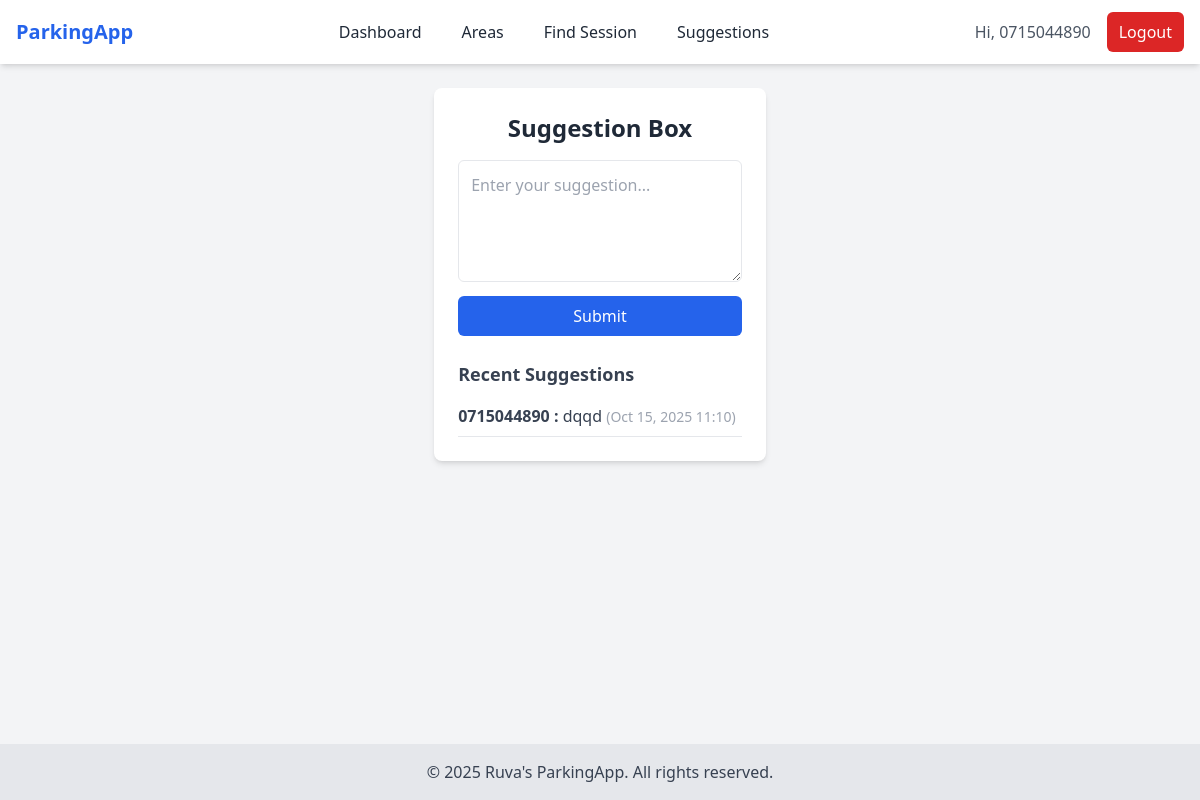
/suggestions/ (signed in), run on the app's committed database.
### parking/models.py (models this page shows, shortened)
class UserProfile(models.Model):
    phone_number = models.CharField(max_length=20, unique=True)
    name = models.CharField(max_length=100, blank=True, null=True)
    created_at = models.DateTimeField(auto_now_add=True)

class Suggestions(models.Model):
    user = models.ForeignKey(UserProfile, on_delete=models.SET_NULL, null=True, blank=True, related_name='suggestions')
    message = models.TextField()
    submitted_at = models.DateTimeField(auto_now_add=True)
    class Meta:
        verbose_name = "Suggestion"
        verbose_name_plural = "Suggestions"
        ordering = ['-submitted_at']

### parking/views.py (the view, shortened to what this page needs)
# urls.py: path('suggestions/', views.suggestion_box, name='suggestion_box'),
@login_required_phone
def suggestion_box(request):
    user_obj = None
    user_id = request.session.get('user_id')
    if user_id:
        try:
            user_obj = UserProfile.objects.get(pk=user_id)
        except UserProfile.DoesNotExist:
            request.session.flush()
    suggestions = Suggestions.objects.all()[:10]  # show latest 10 suggestions
    return render(request, 'parking/suggestion_box.html', {
        'suggestions': suggestions,
        'user_obj': user_obj,
    })

### parking/context_processors.py (called while the page is built)
def current_user(request):
    user_obj = None
    user_id = request.session.get('user_id')
    if user_id:
        try:
            user_obj = UserProfile.objects.get(pk=user_id)
        except UserProfile.DoesNotExist:
            request.session.flush()
    return {'user_obj': user_obj}

### templates/parking/suggestion_box.html (shortened to what this page needs)
{% extends "base.html" %}
{% block content %}
<div class="max-w-lg mx-auto bg-white p-6 rounded-lg shadow-md">
    <h1 class="text-2xl font-bold mb-4 text-gray-800 text-center">Suggestion Box</h1>
    <form method="POST" class="mb-6">
        <textarea name="message" rows="4" placeholder="Enter your suggestion..."
            class="w-full p-3 border rounded-md focus:outline-none focus:ring-2 focus:ring-blue-500 mb-2"></textarea>
        <button type="submit"
            class="w-full bg-blue-600 text-white py-2 rounded-md hover:bg-blue-700 transition">
            Submit
        </button>
    </form>
    <h2 class="text-lg font-semibold mb-2 text-gray-700">Recent Suggestions</h2>
    <ul>
        {% for s in suggestions %}
            <li class="border-b py-2 text-gray-700">
                <span class="font-semibold">
                    {% if s.user %}
                        {{ s.user.phone_number }}
                    {% else %}
                        Anonymous
                    {% endif %}
                    :
                </span>
                {{ s.message }}
                <span class="text-gray-400 text-sm">({{ s.submitted_at|date:"M d, Y H:i" }})</span>
            </li>
        {% empty %}
            <li>No suggestions yet.</li>
        {% endfor %}
    </ul>
</div>
{% endblock %}

### templates/base.html (shortened to what this page needs)
<!DOCTYPE html>
<html lang="en">
<head>
    <script src="https://cdn.tailwindcss.com"></script>
</head>
<body class="bg-gray-100 text-gray-800 flex flex-col min-h-screen">
<nav class="bg-white shadow-md">
    <div class="max-w-7xl mx-auto px-4">
        <div class="flex justify-between h-16 items-center">
            <div class="flex-shrink-0">
                <a href="{% url 'index' %}" class="text-xl font-bold text-blue-600">ParkingApp</a>
            </div>
            <div class="hidden md:flex space-x-4 items-center">
                <a href="{% url 'index' %}" class="px-3 py-2 rounded-md hover:bg-gray-200">Dashboard</a>
                <a href="{% url 'parking_area_list' %}" class="px-3 py-2 rounded-md hover:bg-gray-200">Areas</a>
                <a href="{% url 'find_by_phone' %}" class="px-3 py-2 rounded-md hover:bg-gray-200">Find Session</a>
                <a href="{% url 'suggestion_box' %}" class="px-3 py-2 rounded-md hover:bg-gray-200">Suggestions</a>
            </div>
            <div class="flex items-center space-x-4">
                {% if user_obj %}
                    <span class="text-gray-600">Hi, {{ user_obj.phone_number }}</span>
                    <a href="{% url 'logout' %}" class="px-3 py-2 bg-red-600 text-white rounded-md hover:bg-red-700">Logout</a>
                {% else %}
                    <a href="{% url 'login_with_phone' %}" class="px-3 py-2 bg-blue-600 text-white rounded-md hover:bg-blue-700">Login</a>
                {% endif %}
            </div>
        </div>
    </div>
</nav>
<main class="flex-1 max-w-7xl mx-auto px-4 py-6">
    {% block content %}{% endblock %}
</main>
<footer class="bg-gray-200 text-gray-700 py-4 text-center mt-auto">
    &copy; {% now "Y" %} Ruva's ParkingApp. All rights reserved.
</footer>
</body>
</html>

### data on the page
UserProfile: phone_number "0715044890"
Suggestions: user.phone_number "0715044890", message "dqqd", submitted_at "Oct 15, 2025 11:10"
